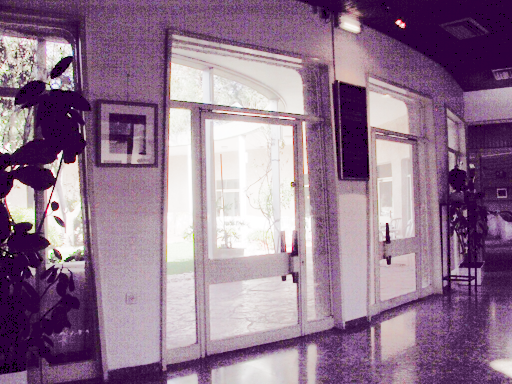
#> input picture hw2/hw2_311833007/output1_HistogramEqualization.bmp, 512 x 384 px, found by its file name
$ python display_hist_from_bmp.py
#> lines starting #> are read from the running program, lines starting #| are printed output that depends on the picture
import cv2
import numpy as np
import matplotlib.pyplot as plt

img = cv2.imread('output1_HistogramEqualization.bmp')
#> img is the input picture: shape (384, 512, 3); mean B, G, R 142.2, 117.2, 144.9
# img = cv2.imread('input1.bmp')

# 畫出 RGB 三種顏色的分佈圖
color = ('b','g','r')
for i, col in enumerate(color):
  histr = cv2.calcHist([img],[i],None,[256],[0, 256])
  print(histr[0])
  plt.plot(histr, color = col)
  plt.xlim([0, 256])
#> this loop made 3 passes
#| [73.]
#| [22469.]
#| [14.]
plt.show()
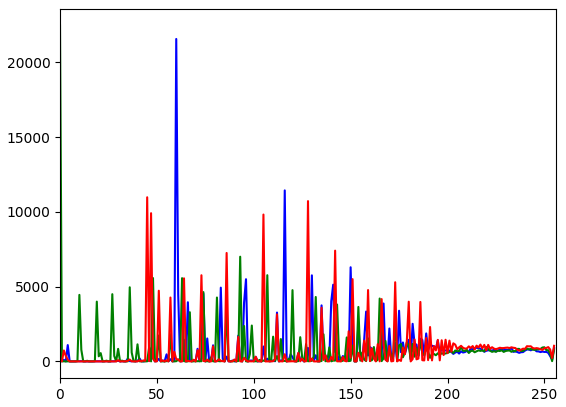
#> figure drawn by matplotlib, 1 panel; curve peaks at x = 60, y = 21561; curve peaks at x = 0, y = 22469; curve peaks at x = 45, y = 10975
